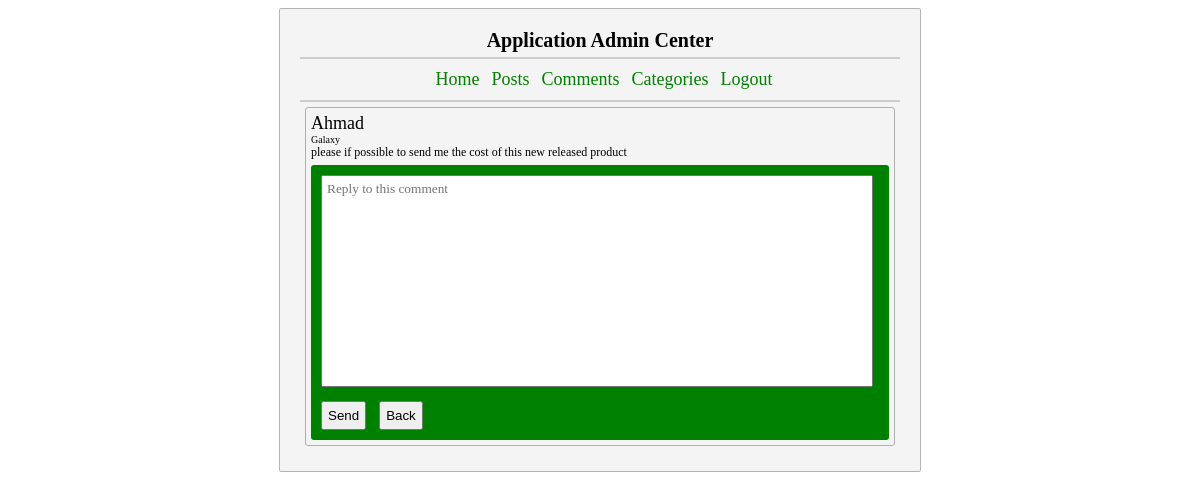
Page /admin/add-comment-answer.php?comment-id=6 on the committed database.
### tables this page shows
CREATE TABLE IF NOT EXISTS `comments` (
  `id` int(11) NOT NULL AUTO_INCREMENT,
  `user_name` varchar(100) NOT NULL,
  `user_email` varchar(100) NOT NULL,
  `comment` text NOT NULL,
  `post_id` int(11) NOT NULL,
  `is_confirm` int(11) NOT NULL DEFAULT '0',
  `answer` text NOT NULL,
  PRIMARY KEY (`id`)
);

CREATE TABLE IF NOT EXISTS `posts` (
  `id` int(11) NOT NULL AUTO_INCREMENT,
  `post_title` text NOT NULL,
  `post_text` longtext NOT NULL,
  `post_cat` int(11) NOT NULL,
  PRIMARY KEY (`id`)
);

### admin/add-comment-answer.php (the view, shortened to what this page needs)
<?php
global $db;
?>
<!doctype html>
<html lang="en">
<head>
    <link rel="stylesheet" href="styles.css" type="text/css">
</head>
<body>
<div class="admin">
    <h2>Application Admin Center</h2>
    <div class="top-menu">
        <ul>
            <li><a href="index.php">Home</a></li>
            <li><a href="posts.php">Posts</a></li>
            <li><a href="comments.php">Comments</a></li>
            <li><a href="cats.php">Categories</a></li>
            <li><a href="logout.php">Logout</a></li>
        </ul>
    </div>
    <div class="comment-item">
        <?php
        $comment_id = $_GET['comment-id'];
        $get_comment = mysqli_query($db, "SELECT * FROM comments WHERE id=$comment_id");
        $comment = mysqli_fetch_assoc($get_comment);
        ?>
        <div class="comment-username"><?php echo $comment['user_name'] ?></div>
        <div class="comment-post-name">
            <?php
            $comment_post_id = $comment['post_id'];
            $get_posts = mysqli_query($db, "SELECT * FROM posts WHERE id=$comment_post_id");
            $post = mysqli_fetch_assoc($get_posts);
            echo $post['post_title'];
            ?>
        </div>
        <div class="comment"><?php echo $comment['comment'] ?></div>
        <div class="comment-setting">
            <form action="actions/add-comment-answer.php" method="post">
                <textarea name="comment-answer" placeholder="Reply to this comment" cols="30" rows="10"></textarea><br>
                <input type="submit" value="Send">
                <a href="comments.php">
                    <button>Back</button>
                </a>
            </form>
        </div>
    </div>
</div>
</body>
</html>

### admin/styles.css (style rules this page uses)
body { direction: ltr; }
.admin a { color: #358ac8; text-decoration: none; font-family: tahoma; direction:ltr; text-align:ltr; }
.admin { text-align: center; width: 600px; margin: 0 auto; background-color: #f4f4f4; padding: 20px; border: 1px solid #b3b3b3; border-radius: 2px; }
.admin h2 { padding: 0 0 5px 0; margin: 0; font-size: 20px; border-bottom: 2px solid #ccc; }
.admin .top-menu ul { padding: 0 0 10px 0; margin: 10px 0 0 0; border-bottom: 2px solid #ccc; }
.admin .top-menu ul li { padding-left: 8px; display: inline-block; direction: ltr; font-family: tahoma; font-size: 14px; }
.admin .top-menu ul li a { color: green; font-size:18px; }
.comment-item { border: 1px solid #aeaeae; border-radius: 3px; margin: 5px; padding: 5px; text-align: left; }
.comment-item .comment-username { font-size: 18px; }
.comment-item .comment { font-family: tahoma; font-size: 12px; }
.comment-item .comment-post-name { font-family: tahoma; font-size: 10px; }
.comment-item .comment-setting { background-color: green; margin-top: 5px; font-size: 12px; padding: 5px; border-radius: 3px; }
.comment-item .comment-setting a { color: #fff; direction:ltr; }
.comment-setting textarea { width: 95%; resize: none; padding: 5px; margin: 5px; font-family: tahoma; height: 200px; }
.comment-setting input[type=submit], .comment-setting button { padding: 5px; margin: 5px; cursor: pointer; }

### rows in the picture
comments: user_name "Ahmad", comment "please if possible to send me the cost of this new released product"
posts: post_title "Galaxy"
